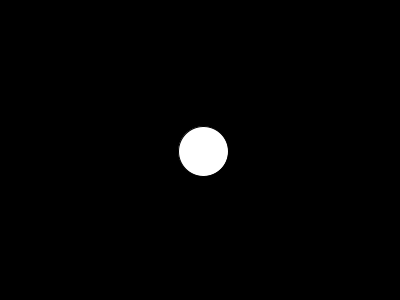
Frame 1 (no input)
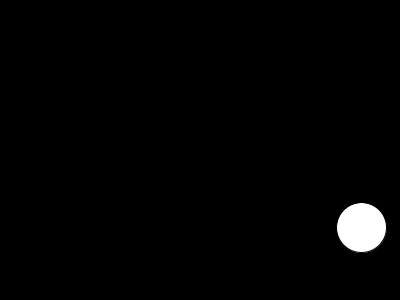
Frame 60 (the mouse pressed at the canvas centre just before this capture)
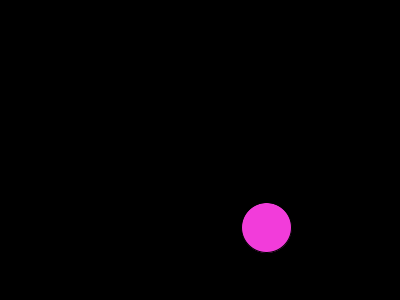
Frame 120 (the mouse held since frame 60 and released just before this capture)

The Processing sketch that drew these frames (run headless with seeded random() and noise(); from frame 60 on, the mouse is pressed at the canvas centre):

// Processing sketch: processing_168045
// ── processing_168045.pde

int tam =50;
float posX,posY,velX,velY;

void setup(){
size(400,300);
posX=width/2;
posY=height/2;
velX=random(5);
velY=random(5);

}

void draw(){
background(0);
posX=posX+velX;
posY=posY+velY;



if(posX-tam/2<0||posX+tam/2>width){
  velX=-velX;
}

if(posY-tam/2<0||posY+tam/2>height){
  velY=-velY;
}

ellipse(posX,posY,tam,tam);

}


void mousePressed(){
posX=mouseX;
posY=mouseY;

fill (random(255),random(255),random(255));

velX= random(15);
}
